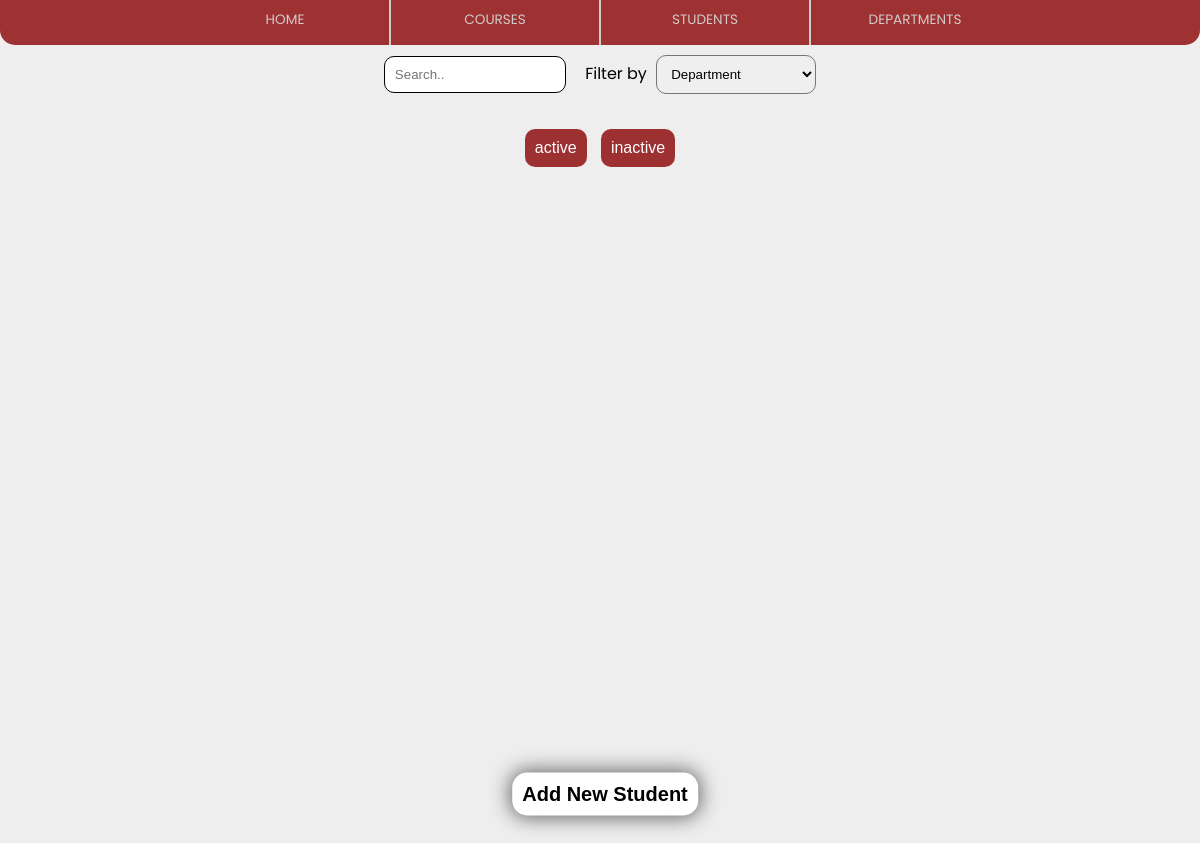
/student_page/, run on an earlier commit of the app's database.
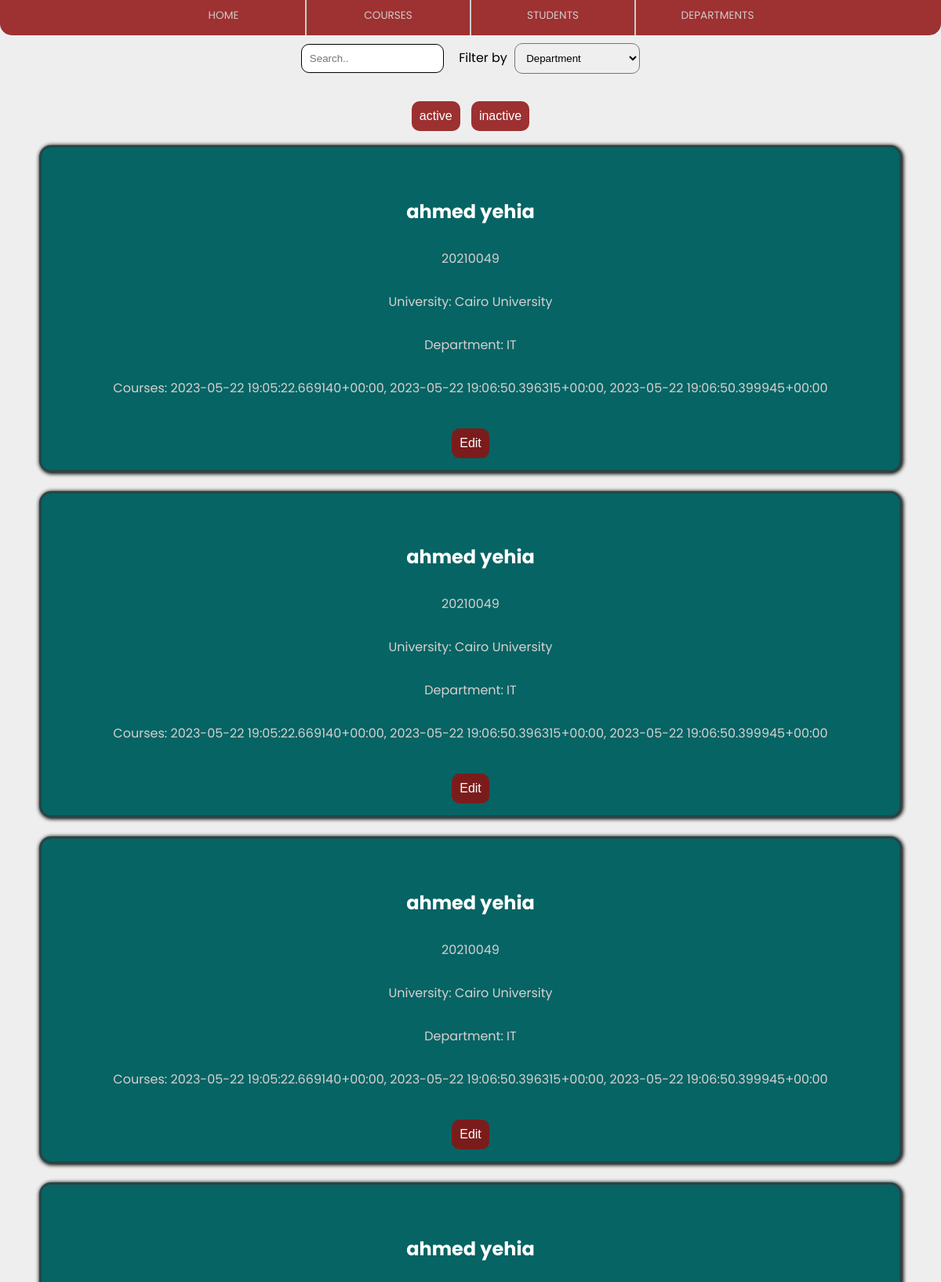
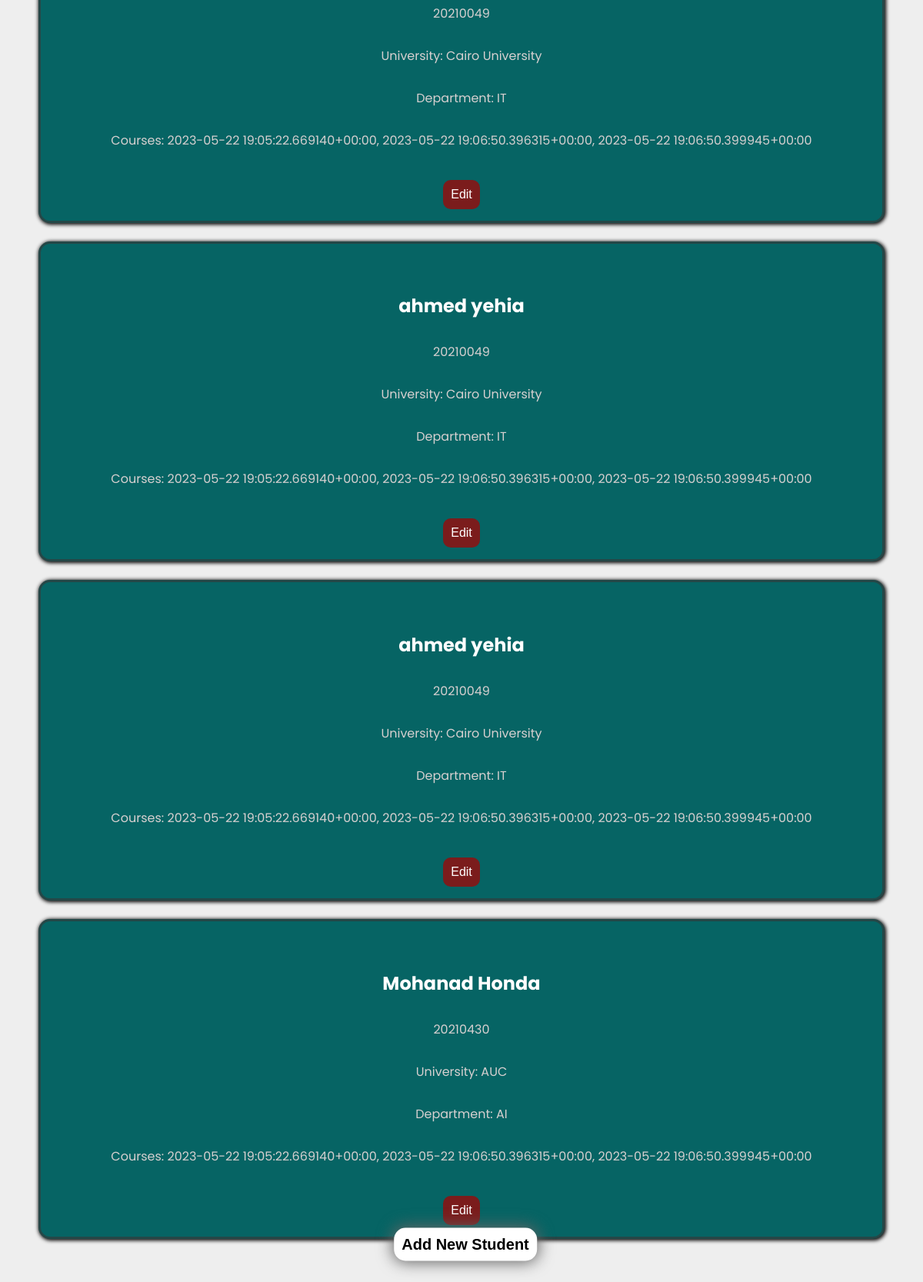
And on a later commit of the database (2 pictures, top to bottom).
### mainApp/models.py (models this page shows, shortened)
class Student(models.Model):
    student_fname = models.CharField(max_length=20)
    student_lname = models.CharField(max_length=20)
    student_id = models.CharField(max_length=20)
    student_department = models.CharField(max_length=15)
    student_university = models.CharField(max_length=20)
    student_gender = models.CharField(max_length=10)
    student_status = models.CharField(max_length=10)
    student_birthdate = models.DateField()
    student_course1 = models.CharField(max_length=100)
    student_course2 = models.CharField(max_length=100)
    student_course3 = models.CharField(max_length=100)

### mainApp/views.py (the view)
# urls.py: path('student_page/', views.student_page, name='student_page'),
def student_page(requeset):
    students = Student.objects.all().values()
    template = loader.get_template('students.html')
    context = {
        'students': students,
    }
    return HttpResponse(template.render(context, requeset))

### mainApp/templates/students.html (shortened to what this page needs)
{% extends "master.html" %}
{% block content %}
    <div class = "search_button">
        <input id = "std-name" type="text" placeholder="Search..">
        <p class="filter_by"> Filter by </p>
        <select id="filter_dept">
            <option value="">Department</option>
        </select>
    </div>
    <br>
    <div style="margin-left: auto; margin-right: auto; text-align: center;">
        <button><a href = "{% url 'student_page' %}" >active</a></button>
         <button><a href = "/inactive_students_page">inactive</a></button>
    </div>
    <table class = "cards">
        {% for student in students %}
            {% if student.student_status == 'Active' %}
                <tr id = "students-list">
                    <td class ='student-card' data-department="{{ student.student_department }}">
                        <div class = "card">
                            <h2>{{ student.student_fname }}  {{student.student_lname }}</h2>
                            <p class="title1">{{ student.student_id }}</p>
                            <p>University: {{ student.student_university }}</p>
                            <p>Department: {{ student.student_department }}</p>
                            <p>Courses: {{ student.student_course1 }}, {{ student.student_course2 }}, {{ student.student_course3 }}</p>
                            <button><a href="../edit_student_page/{{ student.id }}">Edit</a></button>
                        </div>
                    </td>
                </tr>
                {% endif %}
            {% endfor %}
    </table>
    <div><br><br><br></div>
    <button class = "create_new">
        <a href="{% url 'add_student_page' %}">Add New Student</a></button>
{% endblock %}

What changed in the data, as far as the page shows it:
added Student: student_fname "ahmed", student_lname "yehia", student_id "20210049", student_university "Cairo University", student_department "IT", student_course1 "2023-05-22 19:05:22.669140+00:00", student_course2 "2023-05-22 19:06:50.396315+00:00", student_course3 "2023-05-22 19:06:50.399945+00:00"
added Student: student_fname "ahmed", student_lname "yehia", student_id "20210049", student_university "Cairo University", student_department "IT", student_course1 "2023-05-22 19:05:22.669140+00:00", student_course2 "2023-05-22 19:06:50.396315+00:00", student_course3 "2023-05-22 19:06:50.399945+00:00"
added Student: student_fname "ahmed", student_lname "yehia", student_id "20210049", student_university "Cairo University", student_department "IT", student_course1 "2023-05-22 19:05:22.669140+00:00", student_course2 "2023-05-22 19:06:50.396315+00:00", student_course3 "2023-05-22 19:06:50.399945+00:00"
added Student: student_fname "ahmed", student_lname "yehia", student_id "20210049", student_university "Cairo University", student_department "IT", student_course1 "2023-05-22 19:05:22.669140+00:00", student_course2 "2023-05-22 19:06:50.396315+00:00", student_course3 "2023-05-22 19:06:50.399945+00:00"
added Student: student_fname "ahmed", student_lname "yehia", student_id "20210049", student_university "Cairo University", student_department "IT", student_course1 "2023-05-22 19:05:22.669140+00:00", student_course2 "2023-05-22 19:06:50.396315+00:00", student_course3 "2023-05-22 19:06:50.399945+00:00"
added Student: student_fname "ahmed", student_lname "yehia", student_id "20210049", student_university "Cairo University", student_department "IT", student_course1 "2023-05-22 19:05:22.669140+00:00", student_course2 "2023-05-22 19:06:50.396315+00:00", student_course3 "2023-05-22 19:06:50.399945+00:00"
added Student: student_fname "Mohanad", student_lname "Honda", student_id "20210430", student_university "AUC", student_department "AI", student_course1 "2023-05-22 19:05:22.669140+00:00", student_course2 "2023-05-22 19:06:50.396315+00:00", student_course3 "2023-05-22 19:06:50.399945+00:00"
